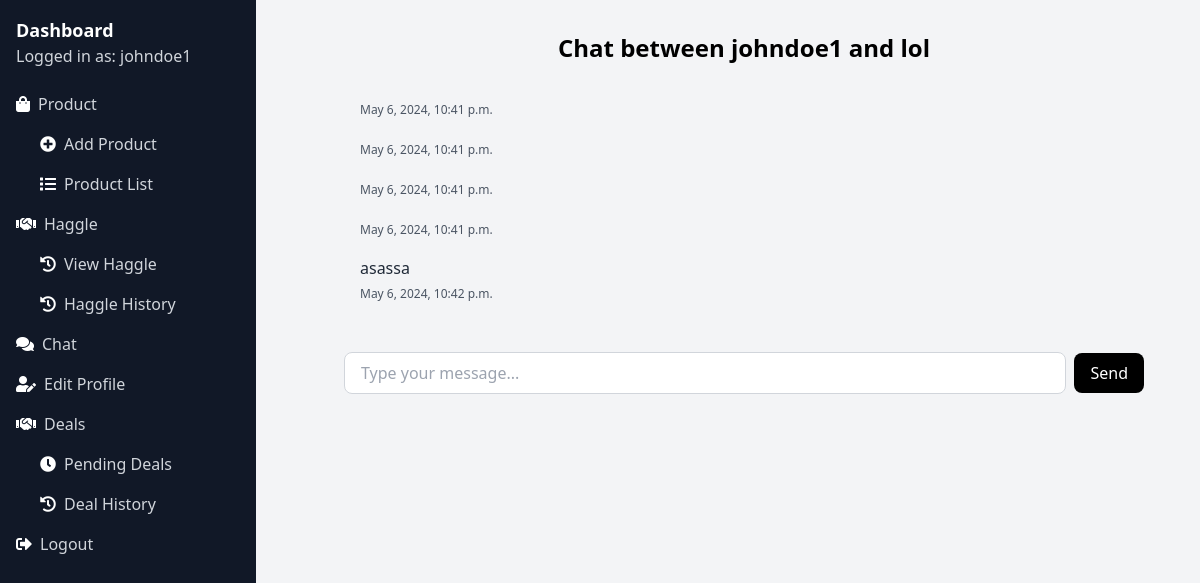
/vendor/chat/johndoe1/lol/ (signed in), run on the app's committed database.
### core/models.py (models this page shows)
class Message(models.Model):
    sender = models.ForeignKey(User, related_name='sent_messages', on_delete=models.CASCADE)
    receiver = models.ForeignKey(User, related_name='received_messages', on_delete=models.CASCADE)
    text = models.TextField()
    timestamp = models.DateTimeField(auto_now_add=True)
    class Meta:
        ordering = ['timestamp']

### userprofile/views.py (the view)
# urls.py: path('chat/<str:user1_username>/<str:user2_username>/', views.chat_page, name='chat_page'),
@login_required
def chat_page(request, user1_username, user2_username):
    vendor = request.user
    user2 = get_object_or_404(User, username=user2_username)
    messages = Message.objects.filter(sender=vendor, receiver=user2) | Message.objects.filter(sender=user2, receiver=vendor)
    messages = messages.order_by('-timestamp')[:5]  # Select the last 5 messages
    messages = reversed(messages)
    if request.method == 'POST':
        message_text = request.POST.get('message-input')  # Update here to match the input field's ID
        Message.objects.create(sender=vendor, receiver=user2, text=message_text)
        return redirect('chat_vendor', user1_username=user1_username, user2_username=user2_username)
    return render(request, 'userprofile/chat.html', {'user1': vendor, 'user2': user2, 'messages': messages})

### core/context_processors.py (called while the page is built)
def cart(request):
    return {'cart': Cart(request)}

### userprofile/templates/userprofile/chat.html (shortened to what this page needs)
{% extends 'userprofile/base.html' %}
{% block content %}
<div class="container mx-auto">
    <h1 class="text-2xl font-semibold mb-4 text-center">Chat between {{ user1.username }} and {{ user2.username }}</h1>
    <div id="chat-window" class="chat-window bg-gray-100 p-4 rounded-lg mx-auto" style="max-width: 800px;">
        {% for message in messages %}
            <div class="message {% if message.sender == user1 %}sent text-right{% else %}received text-left{% endif %} mb-4">
                <p class="text-gray-800">{{ message.text }}</p>
                <span class="timestamp text-xs text-gray-600">{{ message.timestamp }}</span>
            </div>
        {% endfor %}
    </div>
    <form method="post" action="{% url 'chat_vendor' user1_username=user1.username user2_username=user2.username %}" id="message-form" class="mt-4 mx-auto" style="max-width: 800px;">
        <div class="flex items-center">
            <input type="text" id="message-input" name="message-input" class="border border-gray-300 rounded-lg px-4 py-2 mr-2 flex-1" placeholder="Type your message..." required>
            <button type="submit" class="bg-black text-white px-4 py-2 rounded-lg">Send</button>
        </div>
    </form>
</div>
{% endblock %}

### userprofile/templates/userprofile/base.html (shortened to what this page needs)
<!DOCTYPE html>
<html lang="en">
<head>
    <link href="https://cdn.jsdelivr.net/npm/tailwindcss@2.2.19/dist/tailwind.min.css" rel="stylesheet">
    <link rel="stylesheet" href="https://cdnjs.cloudflare.com/ajax/libs/font-awesome/5.15.4/css/all.min.css"
/>
</head>
<body class="bg-gray-100 flex h-screen">
    <div class="w-64 bg-gray-900 overflow-y-auto">
        <div class="py-4">
            <h2 class="text-white text-lg font-semibold px-4"><a href="{% url 'my_store' %}">Dashboard</a></h2>
            <p class="text-gray-300 px-4">Logged in as: {{ request.user.username }}</p>
        </div>
        <ul class="sidebar-menu">
            <li>
                <a href="#" class="block text-gray-300 hover:text-white flex items-center px-4 py-2">
                    <i class="fas fa-shopping-bag text-white mr-2"></i>Product
                </a>
                <ul class="ml-8">
                    <li><a href="{% url 'add_product' %}" class="block text-gray-300 hover:text-white pl-2 py-2"><i class="fas fa-plus-circle text-white mr-2"></i>Add Product</a></li>
                    <li><a href="{% url 'my_products' %}" class="block text-gray-300 hover:text-white pl-2 py-2"><i class="fas fa-list text-white mr-2"></i>Product List</a></li>
                </ul>
            </li>
            <li>
                <a href="#" class="block text-gray-300 hover:text-white flex items-center px-4 py-2">
                    <i class="fas fa-handshake text-white mr-2"></i>Haggle
                </a>
                <ul class="ml-8">
                    <li><a href="{% url 'haggle_view' %}" class="block text-gray-300 hover:text-white pl-2 py-2"><i class="fas fa-history text-white mr-2"></i>View Haggle</a></li>
                    <li><a href="{% url 'haggle_history_artisan' %}" class="block text-gray-300 hover:text-white pl-2 py-2"><i class="fas fa-history text-white mr-2"></i>Haggle History</a></li>
                </ul>
            </li>
            <li><a href="{% url 'my_chats' vendor_username=user.username %}" class="block text-gray-300 hover:text-white flex items-center px-4 py-2"><i class="fas fa-comments text-white mr-2"></i>Chat</a></li>
            <li><a href="{% url 'edit_profile_artisan' %}" class="block text-gray-300 hover:text-white flex items-center px-4 py-2"><i class="fas fa-user-edit text-white mr-2"></i>Edit Profile</a></li>
            <li><a href="#" class="block text-gray-300 hover:text-white flex items-center px-4 py-2"><i class="fas fa-handshake text-white mr-2"></i>Deals</a></li>
            <li><a href="{% url 'my_orders' %}" class="block text-gray-300 hover:text-white pl-10 py-2"><i class="fas fa-clock text-white mr-2"></i>Pending Deals</a></li>
            <li><a href="{% url 'deal_history' %}" class="block text-gray-300 hover:text-white pl-10 py-2"><i class="fas fa-history text-white mr-2"></i>Deal History</a></li>
            <li>
                <form action="{% url 'logout_vendor' %}" method="post">
                    <button type="submit" class="block text-gray-300 hover:text-white flex items-center px-4 py-2"><i class="fas fa-sign-out-alt text-white mr-2"></i>Logout</button>
                </form>
            </li>
        </ul>
    </div>
    <div class="flex-1 overflow-y-auto">
        <div class="container mx-4 px-4 py-8">
            {% block content %}{% endblock %}
        </div>
    </div>
</body>
</html>

### data on the page
Message: timestamp "May 6, 2024, 10:41 p.m."
Message: timestamp "May 6, 2024, 10:41 p.m."
Message: timestamp "May 6, 2024, 10:41 p.m."
Message: timestamp "May 6, 2024, 10:41 p.m."
Message: text "asassa", timestamp "May 6, 2024, 10:42 p.m."

### other printed values
{{ request.user.username }} "johndoe1"
{{ user1.username }} "johndoe1"
{{ user2.username }} "lol"
